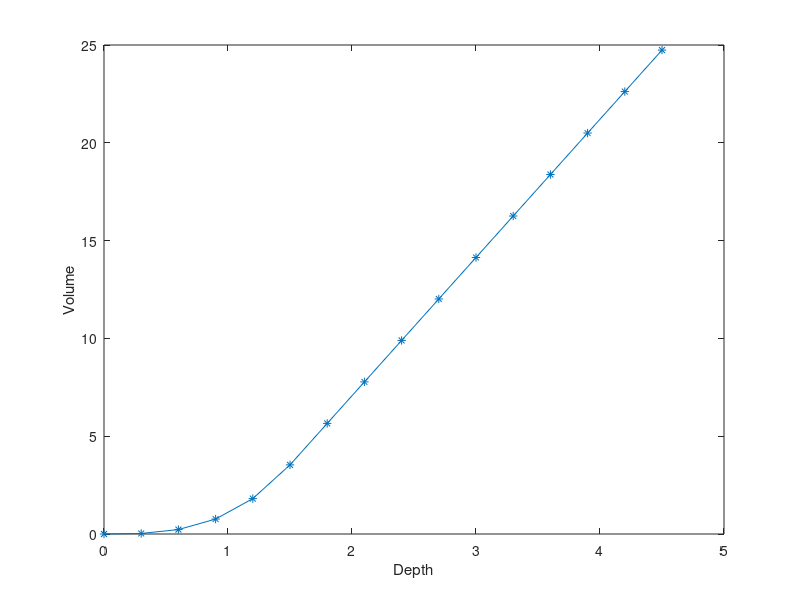

MATLAB code to generate this figure:
clear,clc 
d=[0:.3:4.5]
  R=1.5
  volume=zeros(1,16)
  row=1
  for d=[0:.3:4.5]
    if d<R
      VW=pi*(d)^2*(d/3)
      volume(1,row)=VW
  elseif d<=3*R
      VW=pi*R^2*(d-R)+pi*R^2*(R/3)
      volume(1,row)=VW
  else d>3*R
      volume(1,row)=999
    end
    row=row+1
  end
  d=[0:.3:4.5]
  plot(d,volume,'-*')
  xlabel('Depth')
  ylabel('Volume')
  
